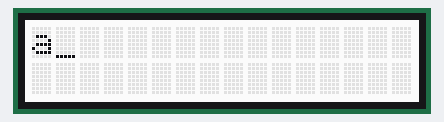
Recording of a sketch running on a simulated Arduino Uno, built with avr-gcc and run on an emulated ATmega328P. On the bench: 16×2 character LCD.

Above: at 0.1 s.
At 4.1 s:
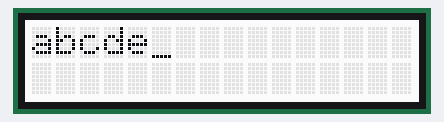
At 9.1 s:
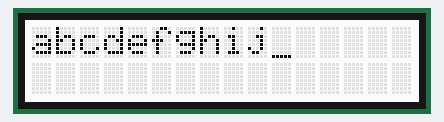
At 19.1 s:
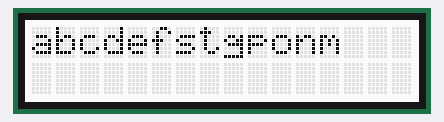
At 28.1 s:
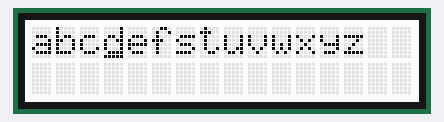
At 38.2 s:
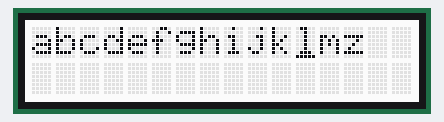

The sketch:

RGB9_TXTDIRECTION.ino
```cpp
#include <Wire.h>
#include "rgb_lcd.h"

rgb_lcd lcd;

int thisChar = 'a';

void setup()
{
    // set up the LCD's number of columns and rows:
    lcd.begin(16, 2);
    // turn on the cursor:
    lcd.cursor();
}

void loop()
{
    // reverse directions at 'm':
    if (thisChar == 'm')
    {
        // go right for the next letter
        lcd.rightToLeft();
    }
    // reverse again at 's':
    if (thisChar == 's')
    {
        // go left for the next letter
        lcd.leftToRight();
    }
    // reset at 'z':
    if (thisChar > 'z')
    {
        // go to (0,0):
        lcd.home();
        // start again at 0
        thisChar = 'a';
    }
    // print the character
    lcd.write(thisChar);
    // wait a second:
    delay(1000);
    // increment the letter:
    thisChar++;
}
```

Measured:
- what the display in image 1 shows lasts 1.0 s, from 4.1 s to 5.1 s
